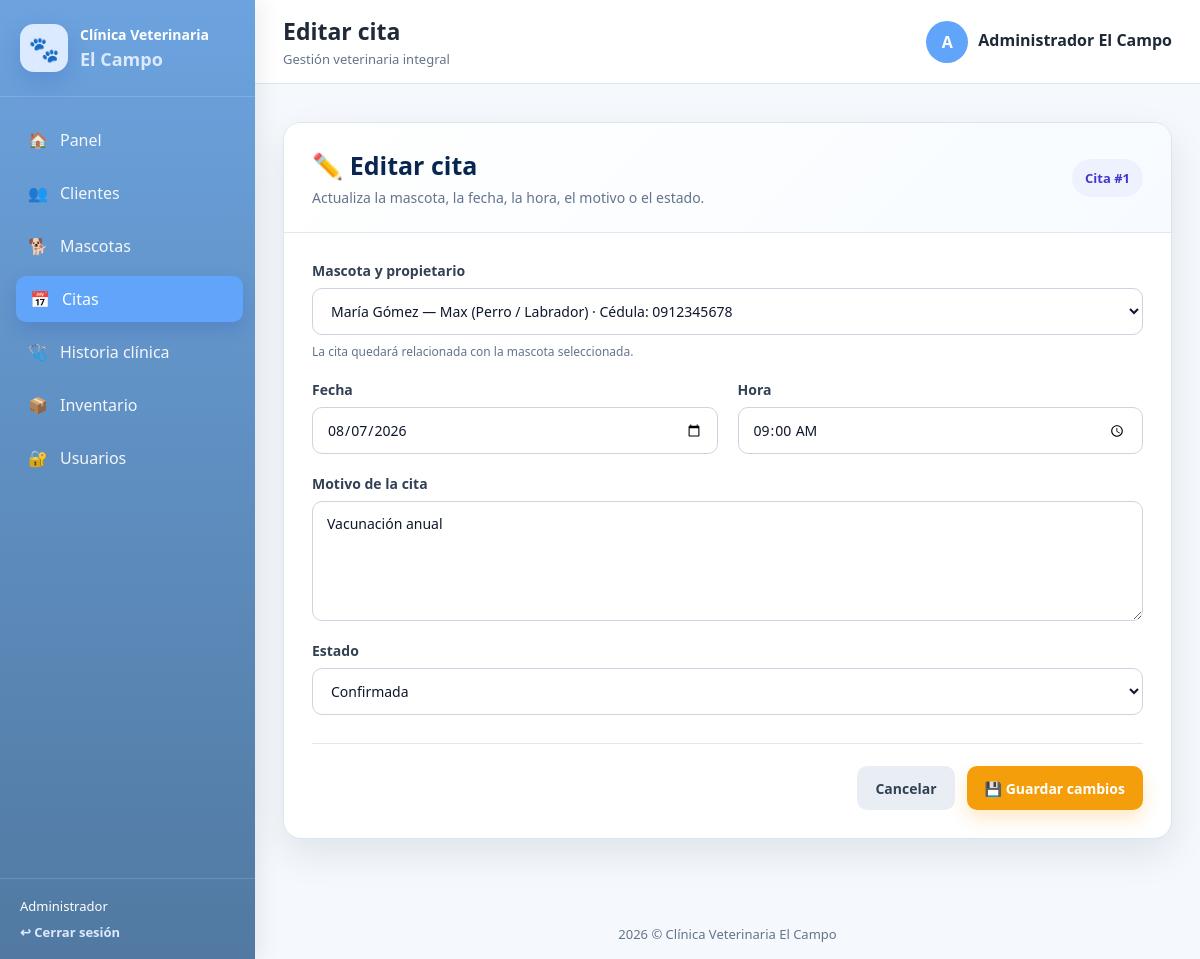
The app's page /citas/editar.php?id=1 (signed in) with its own data.
### tables this page shows
CREATE TABLE citas (
    id INT UNSIGNED AUTO_INCREMENT PRIMARY KEY,
    mascota_id INT UNSIGNED NOT NULL,
    fecha DATE NOT NULL,
    hora TIME NOT NULL,
    motivo TEXT NOT NULL,
    estado ENUM('Pendiente', 'Confirmada', 'Atendida', 'Cancelada') NOT NULL DEFAULT 'Pendiente',
    created_at TIMESTAMP NOT NULL DEFAULT CURRENT_TIMESTAMP,
    INDEX idx_citas_fecha (fecha),
    CONSTRAINT fk_citas_mascotas
        FOREIGN KEY (mascota_id) REFERENCES mascotas(id)
        ON UPDATE CASCADE ON DELETE CASCADE
);

CREATE TABLE mascotas (
    id INT UNSIGNED AUTO_INCREMENT PRIMARY KEY,
    cliente_id INT UNSIGNED NOT NULL,
    nombre VARCHAR(100) NOT NULL,
    especie VARCHAR(60) NOT NULL,
    raza VARCHAR(100) NULL,
    sexo ENUM('Macho', 'Hembra') NOT NULL,
    fecha_nacimiento DATE NULL,
    peso DECIMAL(6,2) NULL,
    color VARCHAR(80) NULL,
    alergias TEXT NULL,
    observaciones TEXT NULL,
    created_at TIMESTAMP NOT NULL DEFAULT CURRENT_TIMESTAMP,
    CONSTRAINT fk_mascotas_clientes
        FOREIGN KEY (cliente_id) REFERENCES clientes(id)
        ON UPDATE CASCADE ON DELETE CASCADE
);

CREATE TABLE clientes (
    id INT UNSIGNED AUTO_INCREMENT PRIMARY KEY,
    nombres VARCHAR(100) NOT NULL,
    apellidos VARCHAR(100) NOT NULL,
    cedula VARCHAR(13) NULL UNIQUE,
    telefono VARCHAR(30) NOT NULL,
    email VARCHAR(150) NULL UNIQUE,
    direccion VARCHAR(255) NULL,
    created_at TIMESTAMP NOT NULL DEFAULT CURRENT_TIMESTAMP
);

### config/app.php (called while the page is built, shortened)
<?php
function url(string $ruta = ''): string
{
    $base = rtrim(BASE_URL, '/');
    $ruta = ltrim($ruta, '/');
    return $base . '/' . $ruta;
}

### citas/editar.php (the view, shortened to what this page needs)
<?php
$raiz = dirname(__DIR__);
require_once $raiz . '/config/app.php';
require_once $raiz . '/config/conexion.php';
function citaEditarEscapar(mixed $valor): string
{
    return htmlspecialchars(
        (string) $valor,
        ENT_QUOTES,
        'UTF-8'
    );
}
$idCita = 0;
if ($_SERVER['REQUEST_METHOD'] === 'POST') {
    $idCita = filter_input(
        INPUT_POST,
        'id',
        FILTER_VALIDATE_INT
    ) ?: 0;
} else {
    $idCita = filter_input(
        INPUT_GET,
        'id',
        FILTER_VALIDATE_INT
    ) ?: 0;
}
$estadosPermitidos = [
    'Pendiente',
    'Confirmada',
    'Atendida',
    'Cancelada',
];
$mascotas = [];
$errores = [];
try {
    $consultaMascotas = $pdo->query(
        'SELECT
            m.id,
            m.nombre AS mascota,
            m.especie,
            m.raza,
            c.nombres AS cliente_nombres,
            c.apellidos AS cliente_apellidos,
            c.cedula AS cliente_cedula
         FROM mascotas m
         INNER JOIN clientes c
            ON c.id = m.cliente_id
         ORDER BY
            c.nombres ASC,
            c.apellidos ASC,
            m.nombre ASC'
    );
    $mascotas = $consultaMascotas->fetchAll(
        PDO::FETCH_ASSOC
    );
} catch (Throwable $error) {
    error_log(
        'Error cargando mascotas para editar cita: ' .
        $error->getMessage()
    );
    $errores[] =
        'No se pudieron cargar las mascotas. ' .
        'Revisa las tablas mascotas y clientes.';
}
$citaActual = null;
try {
    $consultaCita = $pdo->prepare(
        'SELECT
            id,
            mascota_id,
            fecha,
            hora,
            motivo,
            estado
         FROM citas
         WHERE id = :id
         LIMIT 1'
    );
    $consultaCita->execute([
        ':id' => $idCita
    ]);
    $citaActual = $consultaCita->fetch(
        PDO::FETCH_ASSOC
    );
} catch (Throwable $error) {
    error_log(
        'Error cargando cita para editar: ' .
        $error->getMessage()
    );
    $errores[] =
        'No se pudo cargar la cita seleccionada.';
}
$datos = [
    'mascota_id' => (int) (
        $citaActual['mascota_id'] ?? 0
    ),
    'fecha' => (string) (
        $citaActual['fecha'] ?? ''
    ),
    'hora' => substr(
        (string) ($citaActual['hora'] ?? ''),
        0,
        5
    ),
    'motivo' => (string) (
        $citaActual['motivo'] ?? ''
    ),
    'estado' => (string) (
        $citaActual['estado'] ?? 'Pendiente'
    ),
];
require_once $raiz . '/includes/header.php';
?>
<div class="editar-cita-page">
    <section class="editar-cita-card">
        <header class="editar-cita-header">
            <div>
                <h1>✏️ Editar cita</h1>
                <p>
                    Actualiza la mascota, la fecha,
                    la hora, el motivo o el estado.
                </p>
            </div>
            <span class="editar-cita-identificador">
                Cita #<?= $idCita ?>
            </span>
        </header>
        <form
            method="POST"
            class="editar-cita-form"
            autocomplete="off"
        >
            <div class="editar-cita-grid">
                <div
                    class="
                        editar-cita-field
                        editar-cita-field-full
                    "
                >
                    <label for="mascota_id">
                        Mascota y propietario
                    </label>
                    <select
                        id="mascota_id"
                        name="mascota_id"
                        required
                    >
                        <?php foreach ($mascotas as $mascota): ?>
                            <?php
                            $propietario = trim(
                                (string) (
                                    $mascota[
                                        'cliente_nombres'
                                    ] ?? ''
                                ) .
                                ' ' .
                                (string) (
                                    $mascota[
                                        'cliente_apellidos'
                                    ] ?? ''
                                )
                            );
                            $descripcion =
                                $propietario .
                                ' — ' .
                                (string) (
                                    $mascota['mascota'] ?? ''
                                ) .
                                ' (' .
                                (string) (
                                    $mascota['especie'] ?? ''
                                );
                            $raza = trim(
                                (string) (
                                    $mascota['raza'] ?? ''
                                )
                            );
                            if ($raza !== '') {
                                $descripcion .=
                                    ' / ' . $raza;
                            }
                            $descripcion .= ')';
                            $cedula = trim(
                                (string) (
                                    $mascota[
                                        'cliente_cedula'
                                    ] ?? ''
                                )
                            );
                            if ($cedula !== '') {
                                $descripcion .=
                                    ' · Cédula: ' . $cedula;
                            }
                            ?>
                            <option
                                value="<?=
                                    (int) (
                                        $mascota['id'] ?? 0
                                    )
                                ?>"
                                <?=
                                    $datos['mascota_id'] ===
                                    (int) (
                                        $mascota['id'] ?? 0
                                    )
                                        ? 'selected'
                                        : ''
                                ?>
                            >
                                <?= citaEditarEscapar(
                                    $descripcion
                                ) ?>
                            </option>
                        <?php endforeach; ?>
                    </select>
                    <span class="editar-cita-help">
                        La cita quedará relacionada con
                        la mascota seleccionada.
                    </span>
                </div>
                <div class="editar-cita-field">
                    <label for="fecha">
                        Fecha
                    </label>
                    <input
                        type="date"
                        id="fecha"
                        name="fecha"
                        value="<?= citaEditarEscapar(
                            $datos['fecha']
                        ) ?>"
                        required
                    >
                </div>
                <div class="editar-cita-field">
                    <label for="hora">
                        Hora
                    </label>
                    <input
                        type="time"
                        id="hora"
                        name="hora"
                        value="<?= citaEditarEscapar(
                            $datos['hora']
                        ) ?>"
                        required
                    >
                </div>
                <div
                    class="
                        editar-cita-field
                        editar-cita-field-full
                    "
                >
                    <label for="motivo">
                        Motivo de la cita
                    </label>
                    <textarea
                        id="motivo"
                        name="motivo"
                        maxlength="1000"
                        placeholder="
Ejemplo: vacunación, control general o revisión de piel
                        "
                        required
                    ><?= citaEditarEscapar(
                        $datos['motivo']
                    ) ?></textarea>
                </div>
                <div
                    class="
                        editar-cita-field
                        editar-cita-field-full
                    "
                >
                    <label for="estado">
                        Estado
                    </label>
                    <select
                        id="estado"
                        name="estado"
                        required
                    >
                        <?php foreach (
                            $estadosPermitidos
                            as $estado
                        ): ?>
                            <option
                                value="<?= citaEditarEscapar(
                                    $estado
                                ) ?>"
                                <?=
                                    $datos['estado'] ===
                                    $estado
                                        ? 'selected'
                                        : ''
                                ?>
                            >
                                <?= citaEditarEscapar(
                                    $estado
                                ) ?>
                            </option>
                        <?php endforeach; ?>
                    </select>
                </div>
            </div>
            <div class="editar-cita-actions">
                <a
                    class="
                        editar-cita-btn
                        editar-cita-cancelar
                    "
                    href="<?= citaEditarEscapar(
                        url('citas/index.php')
                    ) ?>"
                >
                    Cancelar
                </a>
                <button
                    type="submit"
                    class="
                        editar-cita-btn
                        editar-cita-guardar
                    "
                    <?= $mascotas === []
                        ? 'disabled'
                        : ''
                    ?>
                >
                    💾 Guardar cambios
                </button>
            </div>
        </form>
    </section>
</div>
<?php
require_once $raiz . '/includes/footer.php';
?>

### assets/css/style.css (style rules this page uses)
:root { --primary: #3b82f6; --primary-dark: #2f5f93; --primary-light: #eaf3ff; --secondary: #f0a202; --danger: #c0392b; --warning: #b7791f; --success: #23815b; --info: #2563eb; --text: #1f2937; --muted: #64748b; --border: #dbe5f0; --surface: #ffffff; --background: #f5f8fc; --shadow: 0 10px 28px rgba(47, 95, 147, 0.10); --radius: 14px; }
* { box-sizing: border-box; margin: 0; padding: 0; }
body { min-height: 100vh; font-family: "Segoe UI", Arial, sans-serif; color: var(--text); background: var(--background); }
a { color: inherit; text-decoration: none; }
button, input, select, textarea { font: inherit; }
label { font-size: 14px; font-weight: 700; }
input, select, textarea { width: 100%; min-height: 43px; padding: 10px 12px; color: var(--text); border: 1px solid #cfdcd6; border-radius: 9px; outline: none; background: #fff; transition: 0.2s ease; }
textarea { min-height: 105px; resize: vertical; }

### citas/editar.php (style rules this page uses)
.editar-cita-page { width: min(960px, 100%); margin: 0 auto; padding: 10px 0 42px; }
.editar-cita-card { overflow: hidden; border: 1px solid #dbe5f0; border-radius: 18px; background: #ffffff; box-shadow: 0 15px 38px rgba(15, 35, 65, 0.09); }
.editar-cita-header { display: flex; align-items: center; justify-content: space-between; gap: 18px; padding: 25px 28px; border-bottom: 1px solid #e2e8f0; background: linear-gradient( 135deg, #ffffff, #f7fbff ); }
.editar-cita-header h1 { margin: 0 0 6px; color: #08264f; font-size: 25px; }
.editar-cita-header p { margin: 0; color: #64748b; font-size: 14px; }
.editar-cita-identificador { display: inline-flex; align-items: center; min-height: 38px; padding: 8px 13px; border-radius: 999px; background: #eef2ff; color: #4338ca; font-size: 13px; font-weight: 800; white-space: nowrap; }
.editar-cita-form { padding: 28px; }
.editar-cita-grid { display: grid; grid-template-columns: repeat(2, minmax(0, 1fr)); gap: 20px; }
.editar-cita-field { display: grid; gap: 8px; }
.editar-cita-field-full { grid-column: 1 / -1; }
.editar-cita-field label { color: #334155; font-size: 14px; font-weight: 800; }
.editar-cita-field input, .editar-cita-field select, .editar-cita-field textarea { width: 100%; padding: 12px 14px; border: 1px solid #cbd5e1; border-radius: 10px; background: #ffffff; color: #0f172a; font: inherit; font-size: 14px; outline: none; transition: border-color 0.15s ease, box-shadow 0.15s ease; }
.editar-cita-field textarea { min-height: 120px; resize: vertical; }
.editar-cita-help { color: #64748b; font-size: 12px; line-height: 1.45; }
.editar-cita-actions { display: flex; justify-content: flex-end; gap: 12px; margin-top: 28px; padding-top: 22px; border-top: 1px solid #e2e8f0; }
.editar-cita-btn { display: inline-flex; align-items: center; justify-content: center; min-height: 44px; padding: 10px 18px; border: 0; border-radius: 10px; font: inherit; font-size: 14px; font-weight: 800; text-decoration: none; cursor: pointer; }
.editar-cita-cancelar { background: #e9eef5; color: #334155; }
.editar-cita-guardar { background: #f59e0b; color: #ffffff; box-shadow: 0 8px 18px rgba(245, 158, 11, 0.24); }

### records on screen
citas: mascota_id "María Gómez — Max (Perro / Labrador) · Cédula: 0912345678", fecha "08/07/2026", motivo "Vacunación anual"

### other values on screen
$user['rol'] "Administrador"
$pageTitle "Editar cita"
$userInitial "A"
$nombreUsuario "Administrador El Campo"
$idCita "1"
form field estado "Confirmada"
